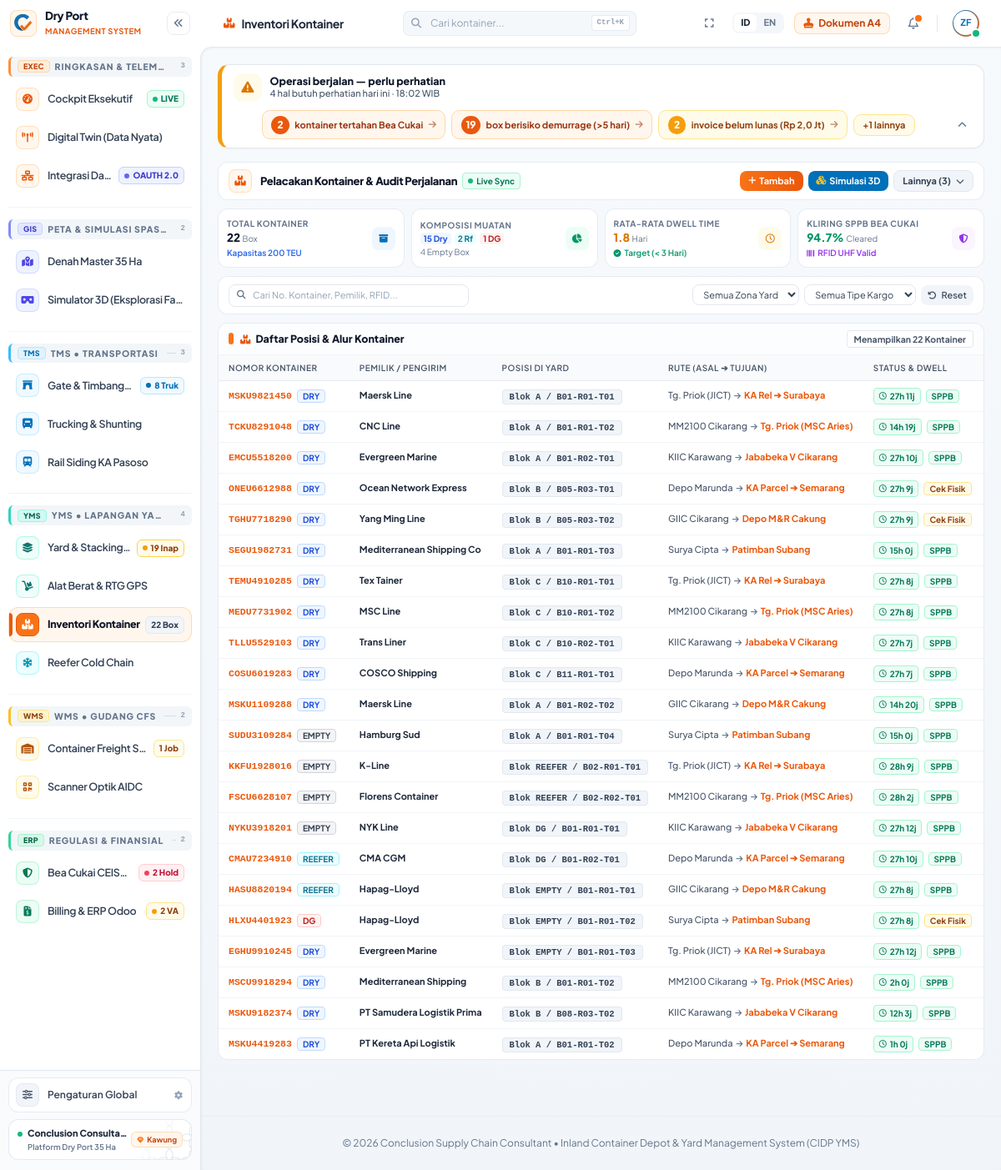
The page /dashboard.php?page=kontainer (signed in) on the database its author committed.
### tables this page shows
CREATE TABLE `containers` (
  `id` int(11) NOT NULL AUTO_INCREMENT,
  `container_number` varchar(20) NOT NULL COMMENT 'Nomor kontainer ISO 6346 (mis: MSKU9182374)',
  `iso_code` varchar(10) DEFAULT '42G1' COMMENT 'Kode ISO ukuran/tipe',
  `size_type` varchar(30) DEFAULT '40FT HIGH CUBE',
  `cargo_type` enum('dry','reefer','dg','empty') DEFAULT 'dry' COMMENT 'Tipe kargo',
  `rfid_tag` varchar(50) DEFAULT NULL COMMENT 'ID Tag RFID UHF ISO 18000-6C',
  `sscc_code` varchar(25) DEFAULT NULL COMMENT 'Serial Shipping Container Code (SSCC-18)',
  `gross_weight_kg` decimal(10,2) DEFAULT 0.00,
  `owner_company` varchar(100) DEFAULT NULL COMMENT 'Perusahaan pemilik/pengirim',
  `seal_number` varchar(30) DEFAULT NULL,
  `customs_status` varchar(30) DEFAULT 'SPPB_CLEARED',
  `block` varchar(10) DEFAULT NULL COMMENT 'Blok penumpukan (A, B, C, D, E, REEFER, DG)',
  `bay` varchar(5) DEFAULT NULL COMMENT 'Posisi Bay (01-20)',
  `row` varchar(5) DEFAULT NULL COMMENT 'Posisi Row (01-06)',
  `tier` varchar(5) DEFAULT NULL COMMENT 'Posisi Tier/tingkat (01-04)',
  `gate_in_time` datetime DEFAULT NULL COMMENT 'Waktu masuk gate',
  `gate_out_time` datetime DEFAULT NULL,
  `status` enum('in_yard','in_transit','gate_out','on_rail') DEFAULT 'in_yard',
  `created_at` datetime DEFAULT current_timestamp(),
  PRIMARY KEY (`id`)
);

### pages/kontainer.php (the view, shortened to what the rows shown need)
<?php
require_once __DIR__ . '/../connection.php';
$containers = [];
try {
    $stmt = $pdo->query("SELECT * FROM containers WHERE status != 'expected' ORDER BY id ASC");
    $containers = $stmt->fetchAll(PDO::FETCH_ASSOC);
} catch (Exception $e) {
    $containers = [];
}
?>
<div class="space-y-2.5 animate-fadeIn pb-12">
    <div class="flex flex-col md:flex-row md:items-center justify-between gap-2 bg-white px-3 py-2 rounded-xl shadow-2xs border border-slate-200/80 mb-2.5">
        <div class="flex items-center space-x-2.5">
            <div>
                <div class="flex items-center space-x-1.5">
                    <h2 class="text-[13px] font-extrabold text-slate-900 tracking-tight leading-tight">Pelacakan Kontainer &amp; Audit Perjalanan</h2>
                </div>
            </div>
        </div>
    </div>
    <div class="bg-white rounded-xl shadow-2xs border border-slate-200/80 overflow-hidden">
        <div class="overflow-x-auto">
            <table class="w-full text-left border-collapse min-w-[720px]" id="containerTable">
                <thead>
                    <tr class="bg-slate-50 text-slate-500 text-[9.5px] font-bold uppercase tracking-wider border-b border-slate-200/80">
                        <th class="py-2 px-3 font-semibold">Nomor Kontainer</th>
                        <th class="py-2 px-3 font-semibold">Pemilik / Pengirim</th>
                        <th class="py-2 px-3 font-semibold">Posisi di Yard</th>
                        <th class="py-2 px-3 font-semibold">Rute (Asal ➔ Tujuan)</th>
                        <th class="py-2 px-3 font-semibold">Status &amp; Dwell</th>
                        <th class="py-2 px-3 font-semibold text-right">Aksi</th>
                    </tr>
                </thead>
                <tbody class="text-[11.5px] divide-y divide-slate-100">
                    <?php foreach ($containers as $c): ?>
                        <?php
                        $badge_cargo = 'bg-blue-50 text-blue-700 border-blue-200';
                        if ($c['cargo_type'] === 'reefer') $badge_cargo = 'bg-cyan-50 text-cyan-700 border-cyan-200';
                        elseif ($c['cargo_type'] === 'dg') $badge_cargo = 'bg-red-50 text-red-700 border-red-200';
                        elseif ($c['cargo_type'] === 'empty') $badge_cargo = 'bg-gray-100 text-gray-700 border-gray-300';
                        $pos_text = "Blok {$c['block']} / B{$c['bay']}-R{$c['row']}-T{$c['tier']}";
                        $json_detail = htmlspecialchars(json_encode([
                            'container_number' => $c['container_number'],
                            'iso_code' => $c['iso_code'],
                            'size_type' => $c['size_type'],
                            'cargo_type' => strtoupper($c['cargo_type']),
                            'rfid_tag' => $c['rfid_tag'],
                            'sscc_code' => $c['sscc_code'],
                            'gross_weight' => number_format($c['gross_weight_kg'], 0, ',', '.') . ' kg',
                            'owner_company' => $c['owner_company'],
                            'seal_number' => $c['seal_number'],
                            'customs_status' => $c['customs_status'],
                            'block' => $c['block'],
                            'bay' => $c['bay'],
                            'row' => $c['row'],
                            'tier' => $c['tier'],
                            'gate_in_time' => $c['gate_in_time'] ? date('d M Y, H:i \W\I\B', strtotime($c['gate_in_time'])) : '-',
                            'dwell_time' => $c['dwell_time_text'],
                            'origin' => $c['origin'],
                            'destination' => $c['destination'],
                            'inbound_gate' => $c['inbound_gate'],
                            'inbound_truck' => $c['inbound_truck'],
                            'handling_equipment' => $c['handling_equipment'],
                            'commodity' => $c['commodity']
                        ]), ENT_QUOTES, 'UTF-8');
                        ?>
                        <tr class="hover:bg-orange-50/30 transition cursor-pointer container-row group"
                            onclick='showJourneyModal(<?= $json_detail ?>)'
                            data-container="<?= strtolower($c['container_number']) ?>"
                            data-owner="<?= strtolower($c['owner_company']) ?>"
                            data-block="<?= strtoupper($c['block']) ?>"
                            data-type="<?= strtolower($c['cargo_type']) ?>"
                            data-rfid="<?= strtolower($c['rfid_tag']) ?>">
                            <td class="py-1.5 px-3 whitespace-nowrap">
                                <div class="flex items-center space-x-1.5">
                                    <span class="font-mono font-bold text-orange-600 group-hover:text-orange-700 text-[11.5px]">
                                        <?= htmlspecialchars($c['container_number']) ?>
                                    </span>
                                    <span class="px-1.5 py-0.2 text-[9px] font-bold rounded border uppercase <?= $badge_cargo ?>">
                                        <?= htmlspecialchars($c['cargo_type']) ?>
                                    </span>
                                </div>
                            </td>
                            <td class="py-1.5 px-3 whitespace-nowrap">
                                <span class="text-slate-800 font-bold text-[11px] truncate max-w-[180px] block">
                                    <?= htmlspecialchars($c['owner_company']) ?>
                                </span>
                            </td>
                            <td class="py-1.5 px-3 whitespace-nowrap">
                                <span class="font-mono font-bold text-slate-700 bg-slate-100 px-2 py-0.5 rounded text-[10px] border border-slate-200">
                                    <?= $pos_text ?>
                                </span>
                            </td>
                            <td class="py-1.5 px-3 whitespace-nowrap">
                                <div class="flex items-center space-x-1 text-[11px] text-slate-600 font-medium">
                                    <span><?= htmlspecialchars($c['origin']) ?></span>
                                    <i class="fa-solid fa-arrow-right text-[8.5px] text-slate-400"></i>
                                    <span class="text-orange-600 font-bold"><?= htmlspecialchars($c['destination']) ?></span>
                                </div>
                            </td>
                            <td class="py-1.5 px-3 whitespace-nowrap">
                                <div class="flex items-center space-x-1.5">
                                    <span class="inline-flex items-center px-1.5 py-0.5 rounded text-[9.5px] font-bold bg-emerald-50 text-emerald-700 border border-emerald-200">
                                        <i class="fa-regular fa-clock mr-1 text-[8.5px]"></i><?= $c['dwell_time_text'] ?>
                                    </span>
                                    <?php if ($c['customs_status'] === 'SPPB_CLEARED'): ?>
                                        <span class="text-[9px] font-bold text-emerald-700 bg-emerald-50 px-1.5 py-0.2 rounded border border-emerald-200">SPPB</span>
                                    <?php else: ?>
                                        <span class="text-[9px] font-bold text-amber-800 bg-amber-50 px-1.5 py-0.2 rounded border border-amber-200">Cek Fisik</span>
                                    <?php endif; ?>
                                </div>
                            </td>
                            <td class="py-1.5 px-3 text-right whitespace-nowrap">
                            </td>
                        </tr>
                    <?php endforeach; ?>
                </tbody>
            </table>
        </div>
    </div>
</div>

### rows shown on the page
containers: container_number "MSKU9821450", cargo_type "DRY", owner_company "Maersk Line", pos_text "Blok A / B01-R01-T01", origin "Tg. Priok (JICT)", destination "KA Rel ➔ Surabaya", dwell_time_text "27h 11j", customs_status "SPPB"
containers: container_number "TCKU8291048", cargo_type "DRY", owner_company "CNC Line", pos_text "Blok A / B01-R01-T02", origin "MM2100 Cikarang", destination "Tg. Priok (MSC Aries)", dwell_time_text "14h 19j", customs_status "SPPB"
containers: container_number "EMCU5518200", cargo_type "DRY", owner_company "Evergreen Marine", pos_text "Blok A / B01-R02-T01", origin "KIIC Karawang", destination "Jababeka V Cikarang", dwell_time_text "27h 10j", customs_status "SPPB"
containers: container_number "ONEU6612988", cargo_type "DRY", owner_company "Ocean Network Express", pos_text "Blok B / B05-R03-T01", origin "Depo Marunda", destination "KA Parcel ➔ Semarang", dwell_time_text "27h 9j", customs_status "Cek Fisik"
containers: container_number "TGHU7718290", cargo_type "DRY", owner_company "Yang Ming Line", pos_text "Blok B / B05-R03-T02", origin "GIIC Cikarang", destination "Depo M&R Cakung", dwell_time_text "27h 9j", customs_status "Cek Fisik"
containers: container_number "SEGU1982731", cargo_type "DRY", owner_company "Mediterranean Shipping Co", pos_text "Blok A / B01-R01-T03", origin "Surya Cipta", destination "Patimban Subang", dwell_time_text "15h 0j", customs_status "SPPB"
containers: container_number "TEMU4910285", cargo_type "DRY", owner_company "Tex Tainer", pos_text "Blok C / B10-R01-T01", origin "Tg. Priok (JICT)", destination "KA Rel ➔ Surabaya", dwell_time_text "27h 8j", customs_status "SPPB"
containers: container_number "MEDU7731902", cargo_type "DRY", owner_company "MSC Line", pos_text "Blok C / B10-R01-T02", origin "MM2100 Cikarang", destination "Tg. Priok (MSC Aries)", dwell_time_text "27h 8j", customs_status "SPPB"
containers: container_number "TLLU5529103", cargo_type "DRY", owner_company "Trans Liner", pos_text "Blok C / B10-R02-T01", origin "KIIC Karawang", destination "Jababeka V Cikarang", dwell_time_text "27h 7j", customs_status "SPPB"
containers: container_number "COSU6019283", cargo_type "DRY", owner_company "COSCO Shipping", pos_text "Blok C / B11-R01-T01", origin "Depo Marunda", destination "KA Parcel ➔ Semarang", dwell_time_text "27h 7j", customs_status "SPPB"
containers: container_number "MSKU1109288", cargo_type "DRY", owner_company "Maersk Line", pos_text "Blok A / B01-R02-T02", origin "GIIC Cikarang", destination "Depo M&R Cakung", dwell_time_text "14h 20j", customs_status "SPPB"
containers: container_number "SUDU3109284", cargo_type "EMPTY", owner_company "Hamburg Sud", pos_text "Blok A / B01-R01-T04", origin "Surya Cipta", destination "Patimban Subang", dwell_time_text "15h 0j", customs_status "SPPB"
containers: container_number "KKFU1928016", cargo_type "EMPTY", owner_company "K-Line", pos_text "Blok REEFER / B02-R01-T01", origin "Tg. Priok (JICT)", destination "KA Rel ➔ Surabaya", dwell_time_text "28h 9j", customs_status "SPPB"
containers: container_number "FSCU6628107", cargo_type "EMPTY", owner_company "Florens Container", pos_text "Blok REEFER / B02-R02-T01", origin "MM2100 Cikarang", destination "Tg. Priok (MSC Aries)", dwell_time_text "28h 2j", customs_status "SPPB"
containers: container_number "NYKU3918201", cargo_type "EMPTY", owner_company "NYK Line", pos_text "Blok DG / B01-R01-T01", origin "KIIC Karawang", destination "Jababeka V Cikarang", dwell_time_text "27h 12j", customs_status "SPPB"
containers: container_number "CMAU7234910", cargo_type "REEFER", owner_company "CMA CGM", pos_text "Blok DG / B01-R02-T01", origin "Depo Marunda", destination "KA Parcel ➔ Semarang", dwell_time_text "27h 10j", customs_status "SPPB"
containers: container_number "HASU8820194", cargo_type "REEFER", owner_company "Hapag-Lloyd", pos_text "Blok EMPTY / B01-R01-T01", origin "GIIC Cikarang", destination "Depo M&R Cakung", dwell_time_text "27h 8j", customs_status "SPPB"
containers: container_number "HLXU4401923", cargo_type "DG", owner_company "Hapag-Lloyd", pos_text "Blok EMPTY / B01-R01-T02", origin "Surya Cipta", destination "Patimban Subang", dwell_time_text "27h 8j", customs_status "Cek Fisik"
containers: container_number "EGHU9910245", cargo_type "DRY", owner_company "Evergreen Marine", pos_text "Blok EMPTY / B01-R01-T03", origin "Tg. Priok (JICT)", destination "KA Rel ➔ Surabaya", dwell_time_text "27h 12j", customs_status "SPPB"
containers: container_number "MSCU9918294", cargo_type "DRY", owner_company "Mediterranean Shipping", pos_text "Blok B / B01-R01-T02", origin "MM2100 Cikarang", destination "Tg. Priok (MSC Aries)", dwell_time_text "2h 0j", customs_status "SPPB"
containers: container_number "MSKU9182374", cargo_type "DRY", owner_company "PT Samudera Logistik Prima", pos_text "Blok B / B08-R03-T02", origin "KIIC Karawang", destination "Jababeka V Cikarang", dwell_time_text "12h 3j", customs_status "SPPB"
containers: container_number "MSKU4419283", cargo_type "DRY", owner_company "PT Kereta Api Logistik", pos_text "Blok A / B01-R01-T02", origin "Depo Marunda", destination "KA Parcel ➔ Semarang", dwell_time_text "1h 0j", customs_status "SPPB"

### other values the page prints
$zone_code "EXEC"
$cluster_title "RINGKASAN & TELEM…"
count($filtered_items) "3"
$item['label'] "Cockpit Eksekutif"
$badge['text'] "LIVE"
$item['label'] "Digital Twin (Data Nyata)"
$item['label'] "Integrasi Da…"
$badge['text'] "OAUTH 2.0"
$zone_code "GIS"
$cluster_title "PETA & SIMULASI SPA…"
count($filtered_items) "2"
$item['label'] "Denah Master 35 Ha"
$item['label'] "Simulator 3D (Eksplorasi Fa…"
$zone_code "TMS"
$cluster_title "TMS • TRANSPORTASI"
